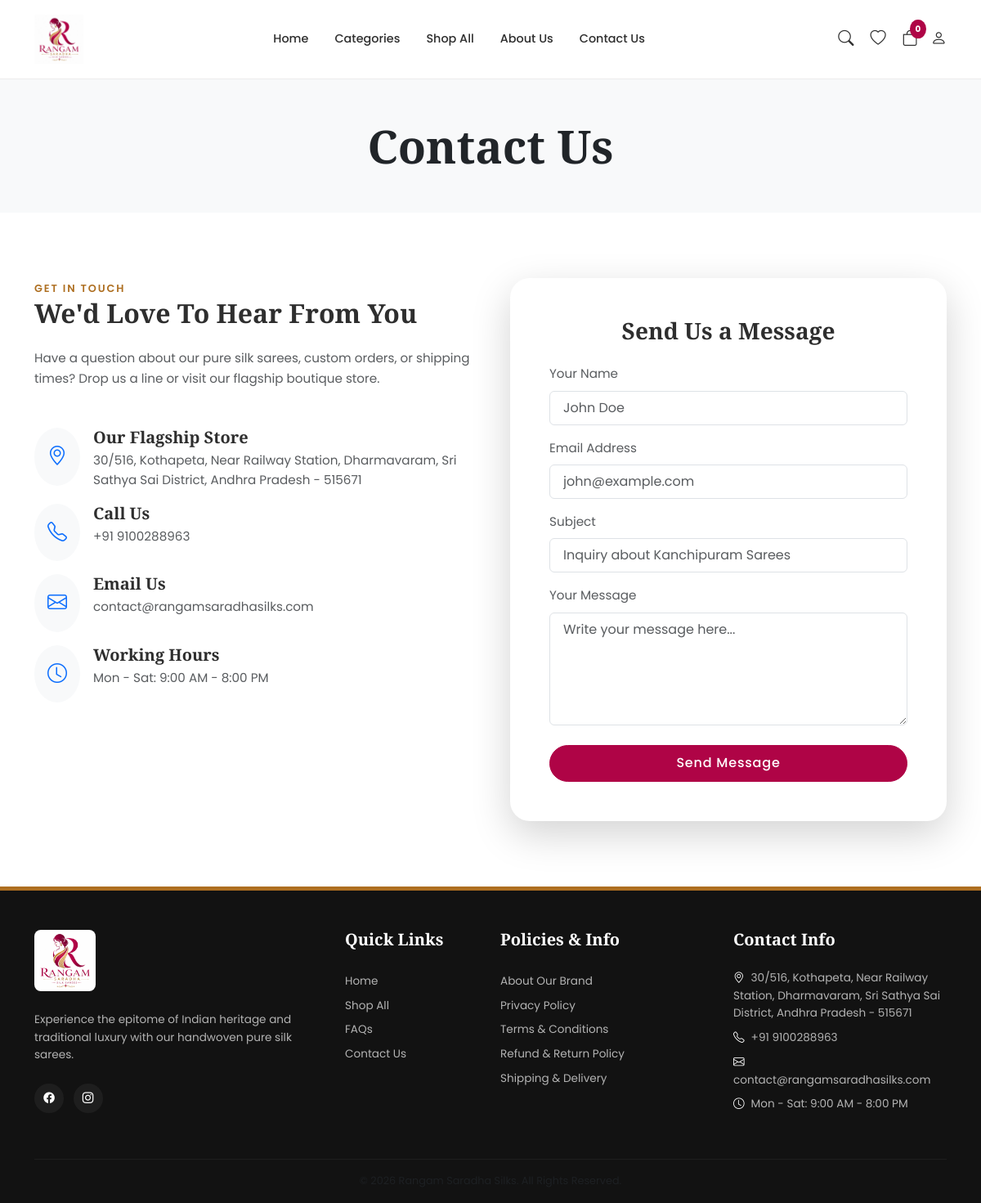
Page /contact/ on the committed database.
### home/models.py (models this page shows, shortened)
class ContactInfo(models.Model):
    phone = models.CharField(max_length=20, default="+91 98765 43210")
    email = models.EmailField(default="contact@rangamsaradhasilk.com")
    address = models.TextField(default="123 Silk Street, Kanchipuram, Tamil Nadu, India")
    google_map_iframe = models.TextField(blank=True, null=True, help_text="Paste full <iframe> embed tag from Google Maps")
    working_hours = models.CharField(max_length=100, default="Mon - Sat: 9:00 AM - 8:00 PM")
    facebook_url = models.URLField(blank=True, null=True)
    instagram_url = models.URLField(blank=True, null=True)
    youtube_url = models.URLField(blank=True, null=True)
    twitter_url = models.URLField(blank=True, null=True)
    pinterest_url = models.URLField(blank=True, null=True)
    class Meta:
        verbose_name = "Contact Info"
        verbose_name_plural = "Contact Info"

### home/views.py (the view, shortened to what this page needs)
# urls.py: path('contact/', views.contact_view, name='contact'),
def contact_view(request):
    return render(request, 'home/contact.html')

### home/templates/home/contact.html (shortened to what this page needs)
{% extends 'base.html' %}
{% block content %}
<section class="section-luxury bg-light py-5">
    <div class="container text-center">
        <h1 class="font-heading display-4 text-dark mb-0">Contact Us</h1>
    </div>
</section>
<section class="section-luxury">
    <div class="container">
        <div class="row g-5">
            <div class="col-lg-6">
                <span class="section-subtitle">Get In Touch</span>
                <h2 class="font-heading mb-4">We'd Love To Hear From You</h2>
                <p class="text-muted mb-5">Have a question about our pure silk sarees, custom orders, or shipping times? Drop us a line or visit our flagship boutique store.</p>
                <div class="mb-4">
                    <div class="d-flex align-items-start mb-3">
                        <div class="bg-light p-3 rounded-circle text-primary me-3">
                            <i class="bi bi-geo-alt fs-4"></i>
                        </div>
                        <div>
                            <h5 class="fw-bold mb-1">Our Flagship Store</h5>
                            <p class="text-muted mb-0">{{ contact_info.address }}</p>
                        </div>
                    </div>
                    <div class="d-flex align-items-start mb-3">
                        <div class="bg-light p-3 rounded-circle text-primary me-3">
                            <i class="bi bi-telephone fs-4"></i>
                        </div>
                        <div>
                            <h5 class="fw-bold mb-1">Call Us</h5>
                            <p class="text-muted mb-0">{{ contact_info.phone }}</p>
                        </div>
                    </div>
                    <div class="d-flex align-items-start mb-3">
                        <div class="bg-light p-3 rounded-circle text-primary me-3">
                            <i class="bi bi-envelope fs-4"></i>
                        </div>
                        <div>
                            <h5 class="fw-bold mb-1">Email Us</h5>
                            <p class="text-muted mb-0">{{ contact_info.email }}</p>
                        </div>
                    </div>
                    <div class="d-flex align-items-start mb-3">
                        <div class="bg-light p-3 rounded-circle text-primary me-3">
                            <i class="bi bi-clock fs-4"></i>
                        </div>
                        <div>
                            <h5 class="fw-bold mb-1">Working Hours</h5>
                            <p class="text-muted mb-0">{{ contact_info.working_hours }}</p>
                        </div>
                    </div>
                </div>
            </div>
            <div class="col-lg-6">
                <div class="card border-0 shadow-lg p-4 p-md-5" style="border-radius: 24px;">
                    <h3 class="font-heading mb-4 text-center">Send Us a Message</h3>
                    <form action="{% url 'home:contact' %}" method="POST">
                        <div class="mb-3">
                            <label for="name" class="form-label text-muted">Your Name</label>
                            <input type="text" name="name" class="form-control px-3 py-2" id="name" placeholder="John Doe" required>
                        </div>
                        <div class="mb-3">
                            <label for="email" class="form-label text-muted">Email Address</label>
                            <input type="email" name="email" class="form-control px-3 py-2" id="email" placeholder="john@example.com" required>
                        </div>
                        <div class="mb-3">
                            <label for="subject" class="form-label text-muted">Subject</label>
                            <input type="text" name="subject" class="form-control px-3 py-2" id="subject" placeholder="Inquiry about Kanchipuram Sarees" required>
                        </div>
                        <div class="mb-4">
                            <label for="message" class="form-label text-muted">Your Message</label>
                            <textarea name="message" class="form-control px-3 py-2" id="message" rows="5" placeholder="Write your message here..." required></textarea>
                        </div>
                        <div class="text-center">
                            <button type="submit" class="btn btn-primary w-100 py-2.5">Send Message</button>
                        </div>
                    </form>
                </div>
            </div>
        </div>
    </div>
</section>
{% endblock %}

### home/templates/base.html (shortened to what this page needs)
{% load static %}
<!DOCTYPE html>
<html lang="en">
<head>
    <link href="https://cdn.jsdelivr.net/npm/bootstrap@5.3.0/dist/css/bootstrap.min.css" rel="stylesheet">
    <link rel="stylesheet" href="https://cdn.jsdelivr.net/npm/bootstrap-icons@1.11.1/font/bootstrap-icons.css">
    <link rel="stylesheet" href="{% static 'css/theme.css' %}">
</head>
<body>
    <nav class="navbar navbar-expand-lg navbar-premium sticky-top">
        <div class="container">
            <a class="navbar-brand d-flex align-items-center" href="{% url 'home:index' %}">
                {% if site_settings.logo %}
                <img src="{{ site_settings.logo.url }}" alt="{{ site_settings.website_name }}" style="max-height: 60px;">
                {% else %}
                <img src="{% static 'images/logo.jpg' %}" alt="{{ site_settings.website_name }}" style="max-height: 60px;">
                {% endif %}
            </a>
            <div class="collapse navbar-collapse" id="navbarContent">
                <ul class="navbar-nav mx-auto mb-2 mb-lg-0">
                    <li class="nav-item">
                        <a class="nav-link" href="{% url 'home:index' %}">Home</a>
                    </li>
                    <li class="nav-item dropdown">
                        <a class="nav-link" href="#" role="button" data-bs-toggle="dropdown" aria-expanded="false">
                            Categories
                        </a>
                    </li>
                    <li class="nav-item">
                        <a class="nav-link" href="{% url 'shop:catalog' %}">Shop All</a>
                    </li>
                    <li class="nav-item">
                        <a class="nav-link" href="{% url 'home:cms_page' slug='about-us' %}">About Us</a>
                    </li>
                    <li class="nav-item">
                        <a class="nav-link" href="{% url 'home:contact' %}">Contact Us</a>
                    </li>
                </ul>
                <div class="navbar-icons d-flex align-items-center">
                    <a href="#" data-bs-toggle="modal" data-bs-target="#searchModal" title="Search">
                        <i class="bi bi-search"></i>
                    </a>
                    <a href="{% url 'accounts:wishlist' %}" title="Wishlist">
                        <i class="bi bi-heart"></i>
                    </a>
                    <a href="{% url 'shop:cart_detail' %}" class="position-relative" title="Shopping Cart">
                        <i class="bi bi-bag"></i>
                        <span class="badge-count">{{ cart_count }}</span>
                    </a>
                    {% if user.is_authenticated %}
                    <div class="dropdown d-inline">
                        <a class="dropdown-toggle no-arrow ms-3" href="#" role="button" data-bs-toggle="dropdown" aria-expanded="false">
                            <i class="bi bi-person-circle"></i>
                        </a>
                        <ul class="dropdown-menu dropdown-menu-end border-0 shadow-sm">
                            <li><a class="dropdown-item" href="{% url 'accounts:profile' %}">My Account</a></li>
                            <li><a class="dropdown-item" href="{% url 'accounts:profile' %}#orders">My Orders</a></li>
                            <li><a class="dropdown-item" href="{% url 'accounts:wishlist' %}">Wishlist</a></li>
                            <li><hr class="dropdown-divider"></li>
                            <li><a class="dropdown-item text-danger" href="{% url 'accounts:logout' %}"><i class="bi bi-box-arrow-right me-2"></i>Logout</a></li>
                        </ul>
                    </div>
                    {% else %}
                    <a href="{% url 'accounts:login' %}" title="Login / Register" class="ms-3">
                        <i class="bi bi-person"></i>
                    </a>
                    {% endif %}
                </div>
            </div>
        </div>
    </nav>
    {% block content %}
    {% endblock %}
    <footer class="footer-luxury pt-5 pb-3">
        <div class="container">
            <div class="row g-4">
                <div class="col-md-4">
                    <div class="mb-4">
                        {% if site_settings.logo %}
                        <img src="{{ site_settings.logo.url }}" alt="{{ site_settings.website_name }}" style="max-height: 75px;">
                        {% else %}
                        <img src="{% static 'images/logo.jpg' %}" alt="{{ site_settings.website_name }}" style="max-height: 75px; border-radius: 8px;">
                        {% endif %}
                    </div>
                    <p class="mb-4">{{ site_settings.meta_description|default:"Experience the epitome of Indian heritage and traditional luxury with our handwoven pure silk sarees." }}</p>
                    <div class="footer-social-icons">
                        {% if contact_info.facebook_url %}<a href="{{ contact_info.facebook_url }}"><i class="bi bi-facebook"></i></a>{% endif %}
                        {% if contact_info.instagram_url %}<a href="{{ contact_info.instagram_url }}"><i class="bi bi-instagram"></i></a>{% endif %}
                    </div>
                </div>
                <div class="col-md-2">
                    <h5>Quick Links</h5>
                    <ul class="list-unstyled">
                        <li><a href="{% url 'home:index' %}" class="d-block py-1">Home</a></li>
                        <li><a href="{% url 'shop:catalog' %}" class="d-block py-1">Shop All</a></li>
                        <li><a href="{% url 'home:faq' %}" class="d-block py-1">FAQs</a></li>
                        <li><a href="{% url 'home:contact' %}" class="d-block py-1">Contact Us</a></li>
                    </ul>
                </div>
                <div class="col-md-3">
                    <h5>Policies & Info</h5>
                    <ul class="list-unstyled">
                        <li><a href="/page/about-us/" class="d-block py-1">About Our Brand</a></li>
                        <li><a href="/page/privacy-policy/" class="d-block py-1">Privacy Policy</a></li>
                        <li><a href="/page/terms-conditions/" class="d-block py-1">Terms & Conditions</a></li>
                        <li><a href="/page/refund-policy/" class="d-block py-1">Refund & Return Policy</a></li>
                        <li><a href="/page/shipping-policy/" class="d-block py-1">Shipping & Delivery</a></li>
                    </ul>
                </div>
                <div class="col-md-3">
                    <h5>Contact Info</h5>
                    <p class="mb-2"><i class="bi bi-geo-alt me-2 text-white"></i>{{ contact_info.address }}</p>
                    <p class="mb-2"><i class="bi bi-telephone me-2 text-white"></i>{{ contact_info.phone }}</p>
                    <p class="mb-2"><i class="bi bi-envelope me-2 text-white"></i>{{ contact_info.email }}</p>
                    <p class="mb-2"><i class="bi bi-clock me-2 text-white"></i>{{ contact_info.working_hours }}</p>
                </div>
            </div>
            <div class="footer-bottom mt-5 pt-3 text-center text-muted">
                <p class="mb-0">&copy; 2026 {{ site_settings.website_name }}. All Rights Reserved.</p>
            </div>
        </div>
    </footer>
</body>
</html>

### static/css/theme.css (style rules this page uses)
:root { --primary: #AF0446; --primary-dark: #940238; --primary-light: #C40B4E; --secondary-gold: #AE6F21; --gold-light: #CE8E34; --gold-dark: #8A561A; --bg-color: #FFFFFF; --section-bg: #FDF8F8; --text-color: #2E2E2E; --text-muted: #777777; --border-color: #ECECEC; --font-heading: 'Playfair Display', Georgia, serif; --font-body: 'Poppins', -apple-system, BlinkMacSystemFont, sans-serif; --shadow-sm: 0 2px 4px rgba(0,0,0,0.05); --shadow-md: 0 8px 24px rgba(175, 4, 70, 0.06); --shadow-lg: 0 16px 36px rgba(0,0,0,0.08); --transition: all 0.3s cubic-bezier(0.25, 0.8, 0.25, 1); }
body { font-family: var(--font-body); color: var(--text-color); background-color: var(--bg-color); font-size: 0.95rem; line-height: 1.6; }
h1, h2, h3, h4, h5, h6, .font-heading { font-family: var(--font-heading); font-weight: 700; color: var(--text-color); }
.btn-primary { background-color: var(--primary); border-color: var(--primary); font-weight: 500; letter-spacing: 0.05em; padding: 0.6rem 1.8rem; border-radius: 30px; transition: var(--transition); }
.navbar-premium { background-color: rgba(255, 255, 255, 0.95); backdrop-filter: blur(10px); border-bottom: 1px solid var(--border-color); transition: var(--transition); padding: 0.8rem 0; }
.navbar-brand { font-family: var(--font-heading); font-weight: 800; color: var(--primary) !important; letter-spacing: -0.01em; }
.nav-link { color: var(--text-color) !important; font-weight: 500; font-size: 0.9rem; transition: var(--transition); position: relative; padding: 0.5rem 1rem !important; }
.nav-link::after { content: ''; position: absolute; bottom: 0; left: 50%; width: 0; height: 2px; background-color: var(--primary); transition: var(--transition); transform: translateX(-50%); }
.navbar-icons a { color: var(--text-color); font-size: 1.2rem; margin-left: 1.25rem; transition: var(--transition); position: relative; }
.navbar-icons .badge-count { position: absolute; top: -8px; right: -10px; font-size: 0.65rem; background-color: var(--primary); color: white; border-radius: 50%; padding: 0.2rem 0.4rem; font-weight: bold; }
.section-luxury { padding: 5rem 0; }
.section-subtitle { color: var(--secondary-gold); text-transform: uppercase; font-size: 0.8rem; letter-spacing: 0.15em; font-weight: 600; margin-bottom: 0.5rem; }
.footer-luxury { background-color: #121212; color: #b3b3b3; font-size: 0.85rem; border-top: 5px solid var(--secondary-gold); }
.footer-luxury h5 { color: white; font-family: var(--font-heading); margin-bottom: 1.5rem; font-size: 1.25rem; font-weight: 600; }
.footer-luxury a { color: #b3b3b3; text-decoration: none; transition: var(--transition); }
.footer-social-icons a { display: inline-block; width: 36px; height: 36px; background-color: rgba(255,255,255,0.05); border-radius: 50%; text-align: center; line-height: 36px; color: white !important; margin-right: 0.5rem; transition: var(--transition); }
.footer-bottom { border-top: 1px solid rgba(255,255,255,0.05); font-size: 0.8rem; }

### rows in the picture
ContactInfo: address "30/516, Kothapeta, Near Railway Station, Dharmavaram, Sri Sathya Sai District, Andhra Pradesh - 515671", phone "+91 9100288963", email "contact@rangamsaradhasilks.com", working_hours "Mon - Sat: 9:00 AM - 8:00 PM"

### other values in the picture
{{ cart_count }} "0"
